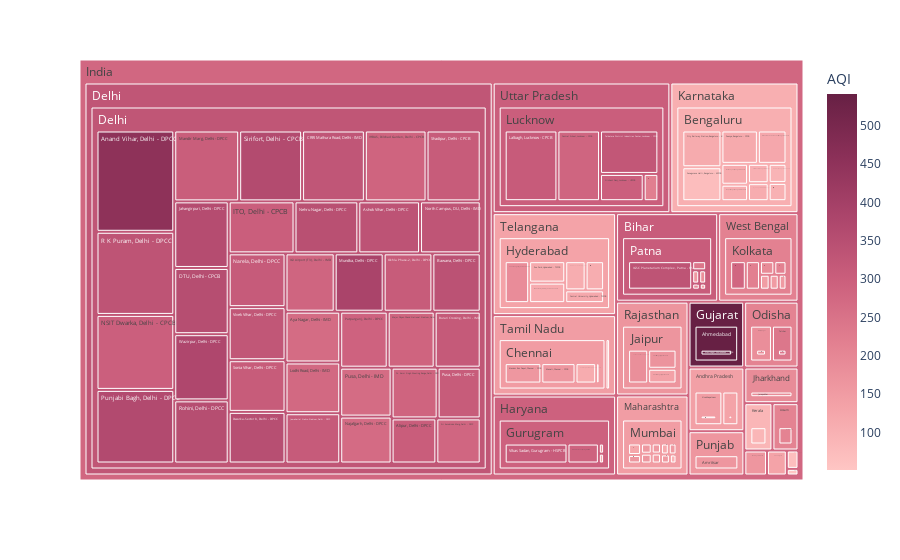

The notebook cell this image was saved under:
### Markdown cell above
Q6 -  What is the total PM2.5 over the year by every state, since it's hazardous visualize it's contibution by state?

### Code cell
fig = px.treemap(station_day, 
                 path=['Country','State', 'City', 'StationName'], 
                 values='PM2.5',
                 color='AQI', 
                 color_continuous_scale='burg')
fig.show()

### Figure 1 — Plotly figure (JSON) as saved in the notebook; plotly's stock layout.template omitted (floating-point values rounded to 4 significant figures; data arrays with more than 128 entries replaced by an {"elided": "..."} marker saying what was removed)
{"data": [{"branchvalues": "total", "customdata": {"elided": "153x1 float values"}, "domain": {"x": [0, 1], "y": [0, 1]}, "hovertemplate": "labels=%{label}<br>PM2.5=%{value}<br>parent=%{parent}<br>id=%{id}<br>AQI=%{color}<extra></extra>", "ids": {"elided": "153 str values"}, "labels": {"elided": "153 str values"}, "marker": {"coloraxis": "coloraxis", "colors": {"elided": "153 float values"}}, "name": "", "parents": {"elided": "153 str values"}, "type": "treemap", "values": {"elided": "153 float values"}}], "layout": {"coloraxis": {"colorbar": {"title": {"text": "AQI"}}, "colorscale": [[0, "rgb(255, 198, 196)"], [0.1667, "rgb(244, 163, 168)"], [0.3333, "rgb(227, 129, 145)"], [0.5, "rgb(204, 96, 125)"], [0.6667, "rgb(173, 70, 108)"], [0.8333, "rgb(139, 48, 88)"], [1, "rgb(103, 32, 68)"]]}, "legend": {"tracegroupgap": 0}, "margin": {"t": 60}}}
